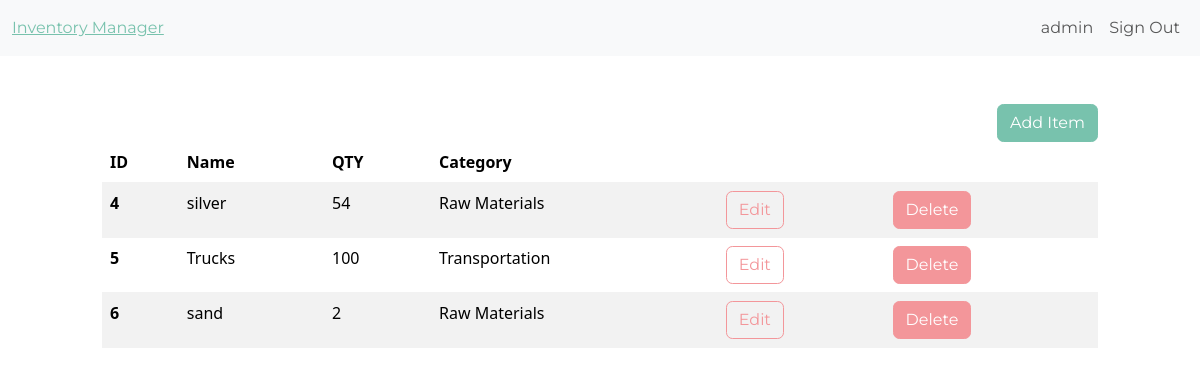
Page /dashboard/ (signed in) on the committed database.
### inventory/models.py (models this page shows, shortened)
class InventoryItem(models.Model):
    name = models.CharField(max_length=200)
    quantity = models.IntegerField()
    category = models.ForeignKey('Category', on_delete=models.SET_NULL, blank=True, null=True)
    date_created = models.DateTimeField(auto_now_add=True)
    user = models.ForeignKey(User, on_delete=models.CASCADE)

class Category(models.Model):
    name = models.CharField(max_length=200)
    class Meta:
        verbose_name_plural = 'categories'

### inventory/views.py (the view)
# urls.py: path('dashboard/', Dashboard.as_view(), name='dashboard'),
class Dashboard(LoginRequiredMixin,View):
    def get(self, request):
        items = InventoryItem.objects.filter(user=self.request.user.id).order_by('id')
        low_inventory = InventoryItem.objects.filter(
            user=self.request.user.id,
            quantity__lte=LOW_QUANTITY
        )
        if low_inventory.count() > 0:
            if low_inventory.count() > 1:
                messages.error(request, f"{low_inventory.count()} items have low inventory")
        else:
            messages.error(request, f"{low_inventory.count()} item has low inventory")
        low_inventory_ids = InventoryItem.objects.filter(
            user=self.request.user.id,
            quantity__lte=LOW_QUANTITY
        ).values_list('id', flat=True)
        return render(request, 'inventory/dashboard.html', {'items': items, 'low_inventory_ids': low_inventory_ids})

### inventory/templates/inventory/dashboard.html (shortened to what this page needs)
{% extends 'inventory/base.html' %}
{% block content%}
<div class="row">
    <div class="col-md-10 col-12 mx-auto mt-5">
        <div class="d-flex justify-content-end">
            <a href="{% url 'add-item' %}" class="btn btn-primary">Add Item</a>
        </div>
        <table class="table table-hover table-striped">
            <thead>
                <tr>
                    <th scope="col">ID</th>
                    <th scope="col">Name</th>
                    <th scope="col">QTY</th>
                    <th scope="col">Category</th>
                    <th scope="col"></th>
                    <th scope="col"></th>
                </tr>
            </thead>
            <tbody>
                {% for item in items %}
                <tr>
                    <th scope="row">{{ item.id }}</th>
                    <td>{{ item.name }}</td>
                    <td>{{ item.quantity }}</td>
                    <td>{{ item.category.name }}</td>
                    <td><a href="{% url 'edit-item' item.id %}" class="btn btn-outline-secondary">Edit</a></td>
                    <td><a href="{% url 'delete-item' item.id %}" class="btn btn-secondary">Delete</a></td>
                </tr>
                {% endfor %}
            </tbody>
        </table>
    </div>
</div>
{% endblock%}

### inventory/templates/inventory/base.html (shortened to what this page needs)
<!DOCTYPE html>
<html lang="en">
<head>
    <link href="https://bootswatch.com/5/minty/bootstrap.min.css" rel="stylesheet">
</head>
<body>
    {% include 'inventory/navbar.html' %}
    {% block content %}
    {% endblock %}
</body>
</html>

### inventory/templates/inventory/navbar.html (shortened to what this page needs)
<nav class="navbar navbar-expand-lg bg-light">
    <div class="container-fluid">
        <a class="nabar-brand" href="{% url 'index' %}">Inventory Manager</a>
    <div class="collapse navbar-collapse justify-content-end" id="navbarNav">
        <ul class="navbar-nav">
            {% if user.is_authenticated %}
            <li class="nav-item">
                <a class="nav-link" href="#">{{ user.username }}</a>
                </li>
            <li class="nav-item">
                <a class="nav-link" href="{% url 'logout' %}">Sign Out</a>
            {% endif %}
            </ul>
        </div>
    </div>
</nav>

### rows in the picture
InventoryItem: id "4", name "silver", quantity "54", category.name "Raw Materials"
InventoryItem: id "5", name "Trucks", quantity "100", category.name "Transportation"
InventoryItem: id "6", name "sand", quantity "2", category.name "Raw Materials"

### other values in the picture
{{ user.username }} "admin"
